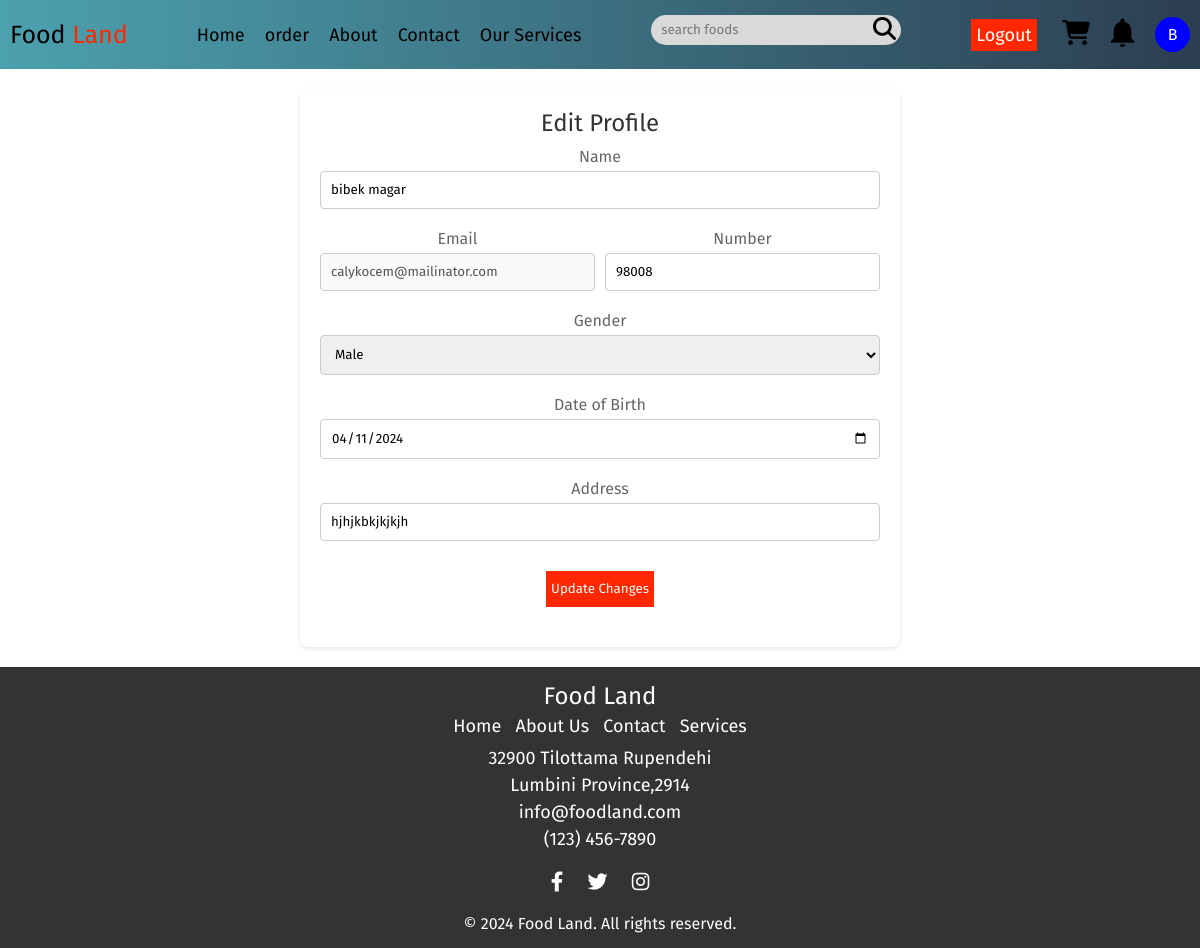
The page /pages/update_profile.php (signed in) on the database its author committed.
### tables this page shows
CREATE TABLE `users` (
  `id` varchar(100) NOT NULL DEFAULT uuid(),
  `name` varchar(20) NOT NULL,
  `email` varchar(50) NOT NULL,
  `number` varchar(10) NOT NULL,
  `password` varchar(255) NOT NULL,
  `address` varchar(500) NOT NULL,
  `gender` varchar(10) DEFAULT NULL,
  `verified` tinyint(1) DEFAULT NULL,
  `dob` date DEFAULT NULL,
  `otp` int(11) DEFAULT NULL
);

### pages/update_profile.php (the view, shortened to what this page needs)
<?php
include('../components/fetchdata.php');
?>
<?php
$sql = "SELECT * FROM users WHERE id='$userId'";
$query = mysqli_query($conn, $sql);
if ($query && mysqli_num_rows($query) > 0) {
   $userData = mysqli_fetch_assoc($query);
}
?>
<!DOCTYPE html>
<html lang="en">
<head>
</head>
<body>
   <?php include('../components/navbar.php'); ?>
   <div class="userProfile">
      <section class="profile">
         <h1>Edit Profile</h1>
         <form action="" method="post">
            <div class="form-group">
               <label for="name">Name</label>
               <input type="text" id="name" name="name" value="<?php echo isset($userData['name']) ? $userData['name'] : ''; ?>">
            </div>
            <div class="form-group">
               <div class="emailnum">
                  <div class="email">
                     <label for="email">Email</label>
                     <input type="email" id="email" name="email" value="<?php echo isset($userData['email']) ? $userData['email'] : ''; ?>" disabled>
                  </div>
                  <div class="number">
                     <label for="number">Number</label>
                     <input type="tel" id="number" name="number" value="<?php echo isset($userData['number']) ? $userData['number'] : ''; ?>">
                  </div>
               </div>
            </div>
            <div class="form-group">
               <label for="gender">Gender</label>
               <select name="gender" id="gender">
                  <option value="male" <?php echo isset($userData['gender']) && $userData['gender'] == 'male' ? 'selected' : ''; ?>>Male</option>
               </select>
            </div>
            <div class="form-group">
               <label for="date">Date of Birth</label>
               <input type="date" id="date" name="dob" value="<?php echo isset($userData['dob']) ? $userData['dob'] : ''; ?>">
            </div>
            <div class="form-group">
               <label for="address">Address</label>
               <input type="text" id="address" name="address" value="<?php echo isset($userData['address']) ? $userData['address'] : ''; ?>">
            </div>
            <div class="form-submit">
               <input type="submit" value="Update Changes" name="submit">
            </div>
         </form>
      </section>
   </div>
   <?php include('../components/footer.php'); ?>
</body>
</html>

### components/navbar.php (shortened to what this page needs)
<!DOCTYPE html>
<html lang="en">
<head>
</head>
<body>
    <?php
    require('../components/fetchdata.php');
    ?>
    <div style="display: flex; margin:0 auto;background: linear-gradient(90deg, #4ca1af, #2c3e50);">
        <nav>
            <div class="logo">
                <a href="../pages/home.php"> Food <span>Land</span></a>
            </div>
            <div class="right_nav">
                <ul class='menu'>
                    <li><a href="../pages/home.php">Home</a></li>
                    <?php
                     if (isset($userId)) {
                    echo '<li><a href="../pages/Orders.php">order</a></li>';
                     }
                     ?>
                    <li><a href="../pages/about_more_page.php">About</a></li>
                    <li><a href="../pages/contact.php">Contact</a></li>
                    <li><a href="../pages/services.php">Our Services</a></li>
                </ul>
                <div class='search_bar'>
                    <form action="" method="POST">
                        <input type="text" class="nav_input" placeholder="search foods">
                        <button  type="submit"><img src="../assets/search.png" alt="" style="height:23px;"></button>
                    </form>
                </div>
                <ul class='user'>
                    <li>
                        <?php
                        if (isset($userId)) {
                            echo '<button class="nav_btn"><a href="../components/user_logout.php" style="color: white;">Logout</a></button>';
                        } else {
                            echo '<button class="nav_btn" style="margin-right: 5px;"><a href="../pages/signup.php"  style="color: white;">Signup</a></button>';
                            echo '<button class="nav_btn" ><a href="../pages/login.php" style="color: white;">Login</a></button>';
                        }
                        ?>
                    </li>
                    <li>
                <?php
    if(!isset($userId)){
        echo '<a href="../pages/cart.php"><img src="../assets/cart.png" alt="cart_icon" style="height:25px;" id="toggle_cart"></a>';
    } else {
        echo '<a href="../pages/cart.php"><img src="../assets/cart.png" alt="cart_icon" style="height:25px;" id="toggle_cart"></a>';
    }
?>  </li>
         <li>
            <?php
              if(isset($userId)){
              echo' <a href="../pages/notification.php"><img src="../assets/notification.png" alt="" style="height:35px"></a>';
              }
          ?>
        </li>
                    <?php if (isset($userName)) : ?>
                        <li id="profile">
                            <a href="../pages/profile.php">
                                <?php
                                $firstLetter = strtoupper(substr($userName, 0, 1));
                                ?>
                                <div style='width: 35px; height: 35px; border-radius: 50%; background-color: blue; color: white; display: flex; justify-content: center; align-items: center;'>
                                    <?php echo $firstLetter; ?>
                                </div>
                            </a>
                        </li>
                    <?php endif; ?>
                </ul>
            </div>
        </nav>
    </div>
</body>

### pages/update_profile.php (style rules this page uses)
.userProfile { max-width: 600px; margin: 20px auto; padding: 20px; background-color: #fff; border-radius: 8px; box-shadow: 0 2px 5px rgba(0, 0, 0, 0.1); }
.profile { text-align: center; margin-bottom: 20px; }
.profile h1 { margin-bottom: 10px; color: #333; }
.form-group { margin-bottom: 20px; display: flex; flex-direction: column; }
.form-group label { color: #666; margin-bottom: 5px; }
.form-group input[type="text"], .form-group input[type="email"], .form-group input[type="number"], .form-group input[type="date"], .form-group select { width: 100%; padding: 10px; border: 1px solid #ccc; border-radius: 4px; transition: border-color 0.3s ease; box-sizing: border-box; }
.emailnum { display: flex; gap: 10px; }
.emailnum .email, .emailnum .number { flex: 1; }
.emailnum .email label, .emailnum .number label { display: block; margin-bottom: 5px; color: #666; }
.emailnum .email input, .emailnum .number input { width: 100%; padding: 10px; border: 1px solid #ccc; border-radius: 4px; transition: border-color 0.3s ease; box-sizing: border-box; }
.form-submit input { margin-top: 10px; padding: 10px 5px; border: none; outline: none; color: white; background-color: #FF2700; }

### components/navbar.php (style rules this page uses)
* { margin: 0; padding: 0; box-sizing: border-box; font-family: "Fira Sans", sans-serif; font-weight: 400; font-style: normal; }
.logo span { color: #FF2700; }
nav { width: 100%; max-width: 1400px; padding: 15px 10px; margin: 0 auto; }
.menu { font-size: 18px; gap: 20px; }
nav { z-index: 999; }
nav, .menu, .user { display: flex; align-items: center; justify-content: space-between; }
.user { gap: 15px; }
.menu li, .user li { list-style: none; cursor: pointer; }
.menu li a, .user li a { text-decoration: none; color: black; }
.logo a { text-decoration: none; color: black; font-size: 25px; }
.nav_btn { background-color: #FF2700; border: none; outline: none; cursor: pointer; font-size: 18px; padding: 5px; }
.nav_input { border: none; outline: none; background-color: transparent; width: 90%; height: 80%; border-radius: 23px; padding: 5px; }
.search_bar form { width: 250px; height: 30px; background-color: #D9D9D9; border-radius: 25px; padding: 3px 5px; display: flex; align-items: center; justify-content: space-between; }
.right_nav { display: none; gap: 70px; }
#profile { display: flex; align-items: center; }
#toggle_cart, #toggle_btn { margin-left: 10px; height: 25px; }
.search_bar img { cursor: pointer; }
.search_bar button { border: none; outline: none; background: none; }

### components/footer.php (style rules this page uses)
body { font-family: Arial, sans-serif; margin: 0; padding: 0; }
a { cursor: pointer; }

### rows shown on the page
users: name "B", name "bibek magar", email "calykocem@mailinator.com", number "98008", gender "Male", dob "04/11/2024", address "hjhjkbkjkjkjh"
